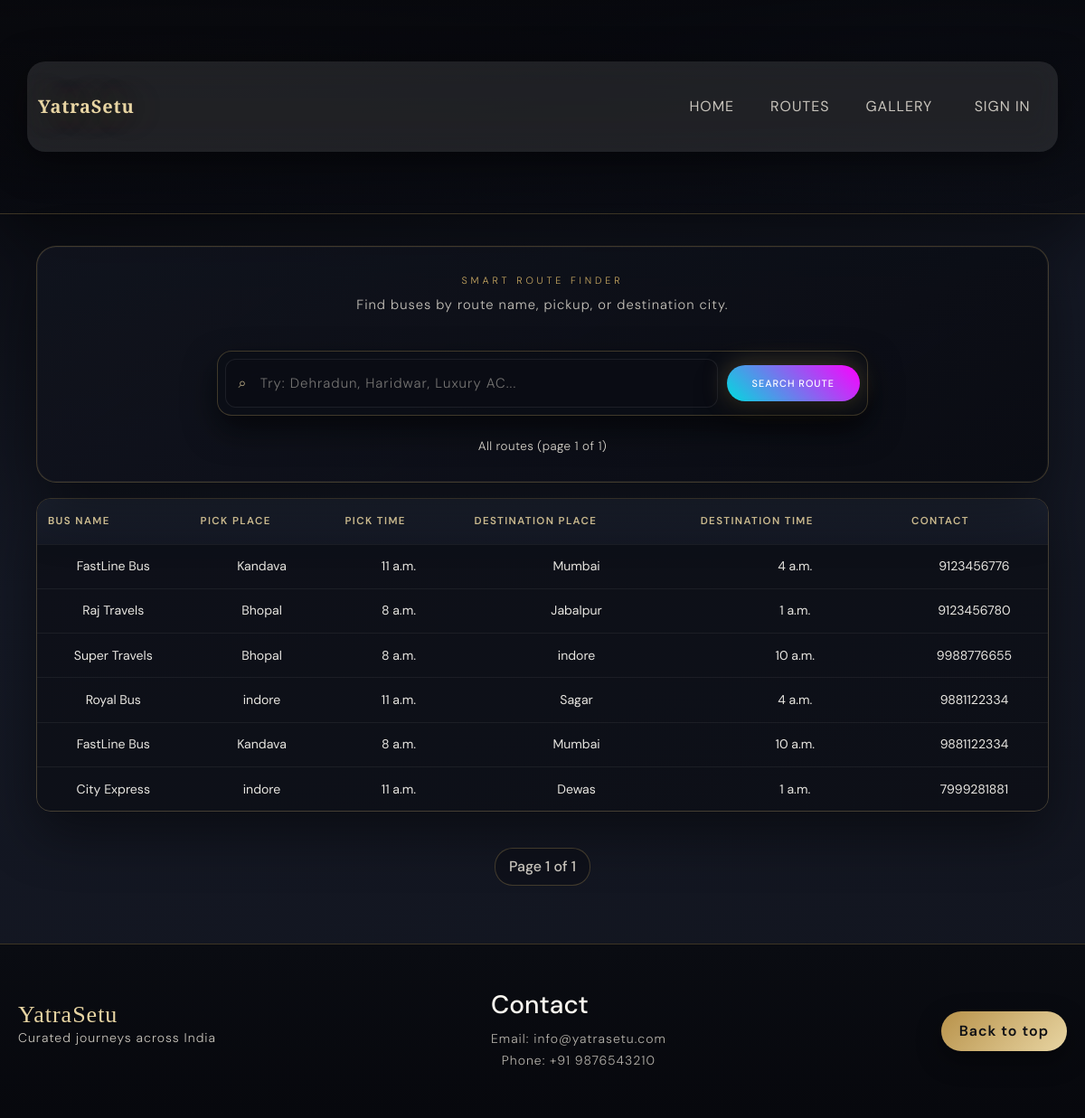
The app's page /routes/ with its own data.
### myapp/models.py (models this page shows, shortened)
class route(models.Model):
    busname = models.CharField(max_length=100)
    pickplace = models.CharField(max_length=100)
    picktime = models.TimeField()
    destplace =  models.CharField(max_length=100)
    desttime =  models.TimeField()
    contact = models.IntegerField()

### myapp/views.py (the view)
# urls.py: path('routes/', views.routes, name='routes'),
def routes(request):
    query = request.GET.get('q') or ''
    data = route.objects.all()
    if query:
        data = route.objects.filter(
            Q(busname__icontains=query) |
            Q(pickplace__icontains=query) |
            Q(destplace__icontains=query)
        )
    paginator = Paginator(data, 10)  # 10 routes per page
    page_number = request.GET.get('page')
    page_obj = paginator.get_page(page_number)
    context = {
        "page_obj": page_obj,
        "query": query,
    }
    if request.headers.get('X-Requested-With') == 'XMLHttpRequest':
        return render(request, "routes_list.html", context)
    return render(request, "routes_list.html", context)

### myapp/templates/routes_list.html (shortened to what this page needs)
{% load static %}
<!DOCTYPE html>
<html lang="en">
<head>
    <link rel="stylesheet" href="{% static 'style.css' %}">
    <link href="https://cdn.jsdelivr.net/npm/bootstrap@5.3.0/dist/css/bootstrap.min.css" rel="stylesheet">
</head>
<body class="lux-body">
    {% include 'headar.html' %}
    <div id="routes-section">
        <section class="lux-routes-section">
            <div class="lux-routes-search-wrap">
                <p class="lux-eyebrow">Smart route finder</p>
                <p class="lux-routes-subtitle">Find buses by route name, pickup, or destination city.</p>
                <form method="GET" action="{% url 'routes' %}" class="search-box lux-search-box">
                    <div class="lux-search-field">
                        <span class="lux-search-icon" aria-hidden="true">⌕</span>
                        <input type="text" placeholder="Try: Dehradun, Haridwar, Luxury AC..." name="q" value="{{ query }}">
                    </div>
                    <button type="submit" class="lux-btn lux-btn--primary lux-search-submit">Search route</button>
                </form>
                {% if query %}
                    <p class="lux-routes-meta">Showing <strong>{{ page_obj.paginator.count }}</strong> route{{ page_obj.paginator.count|pluralize }} for "<strong>{{ query }}</strong>"</p>
                {% else %}
                    <p class="lux-routes-meta">All routes (page {{ page_obj.number }} of {{ page_obj.paginator.num_pages }})</p>
                {% endif %}
            </div>
        </section>
        <table class="rotes-tabel">
            <tr>
                <th>BUS NAME</th>
                <th>PICK PLACE</th>
                <th>PICK TIME</th>
                <th>DESTINATION PLACE</th>
                <th>DESTINATION TIME</th>
                <th>CONTACT</th>
            </tr>
            {% for i in page_obj %}
            <tr>
                <td>{{ i.busname }}</td>
                <td>{{ i.pickplace }}</td>
                <td>{{ i.picktime }}</td>
                <td>{{ i.destplace }}</td>
                <td>{{ i.desttime }}</td>
                <td>{{ i.contact }}</td>
            </tr>
            {% empty %}
            <tr>
                <td colspan="6" class="lux-no-routes">No routes found.</td>
            </tr>
            {% endfor %}
        </table>
        <div class="pagination">
            <span>Page {{ page_obj.number }} of {{ page_obj.paginator.num_pages }}</span>
        </div>
    </div>
    {% include 'footer.html' %}
</body>
</html>

### myapp/templates/headar.html (shortened to what this page needs)
{% load static %}
  <nav class="lux-nav navbar navbar-expand-lg navbar-dark">
  <div class="container lux-nav-inner">
    <a class="navbar-brand lux-brand" href="{% url 'perent' %}">YatraSetu</a>
    <div class="collapse navbar-collapse justify-content-end" id="luxNavCollapse">
      <ul class="navbar-nav lux-nav-links align-items-lg-center gap-lg-3">
        <li class="nav-item"><a class="nav-link lux-nav-link" href="{% url 'perent' %}">Home</a></li>
        <li class="nav-item"><a class="nav-link lux-nav-link" href="{% url 'routes' %}">Routes</a></li>
        <li class="nav-item"><a class="nav-link lux-nav-link" href="{% url 'gride' %}">Gallery</a></li>
        <li class="nav-item"><a class="nav-link lux-nav-link lux-nav-cta" href="{% url 'CTL' %}">Sign in</a></li>
      </ul>
    </div>
  </div>
</nav>

### myapp/templates/footer.html
{% load static %}
<footer class="footer lux-footer">
    <div class="footer-container">
        <div class="footer-brand">
            <h2>YatraSetu</h2>
            <p>Curated journeys across India</p>
        </div>
        <div class="footer-contact">
            <h3>Contact</h3>
            <p>Email: info@yatrasetu.com</p>
            <p>Phone: +91 9876543210</p>
        </div>
        <div class="footer-top">
            <button type="button" onclick="window.scrollTo({top: 0, behavior: 'smooth'});">Back to top</button>
        </div>
    </div>
</footer>

### records on screen
route: busname "FastLine Bus", pickplace "Kandava", picktime "11 a.m.", destplace "Mumbai", desttime "4 a.m.", contact "9123456776"
route: busname "Raj Travels", pickplace "Bhopal", picktime "8 a.m.", destplace "Jabalpur", desttime "1 a.m.", contact "9123456780"
route: busname "Super Travels", pickplace "Bhopal", picktime "8 a.m.", destplace "indore", desttime "10 a.m.", contact "9988776655"
route: busname "Royal Bus", pickplace "indore", picktime "11 a.m.", destplace "Sagar", desttime "4 a.m.", contact "9881122334"
route: busname "FastLine Bus", pickplace "Kandava", picktime "8 a.m.", destplace "Mumbai", desttime "10 a.m.", contact "9881122334"
route: busname "City Express", pickplace "indore", picktime "11 a.m.", destplace "Dewas", desttime "1 a.m.", contact "7999281881"

### other values on screen
{{ page_obj.number }} "1"
{{ page_obj.paginator.num_pages }} "1"
